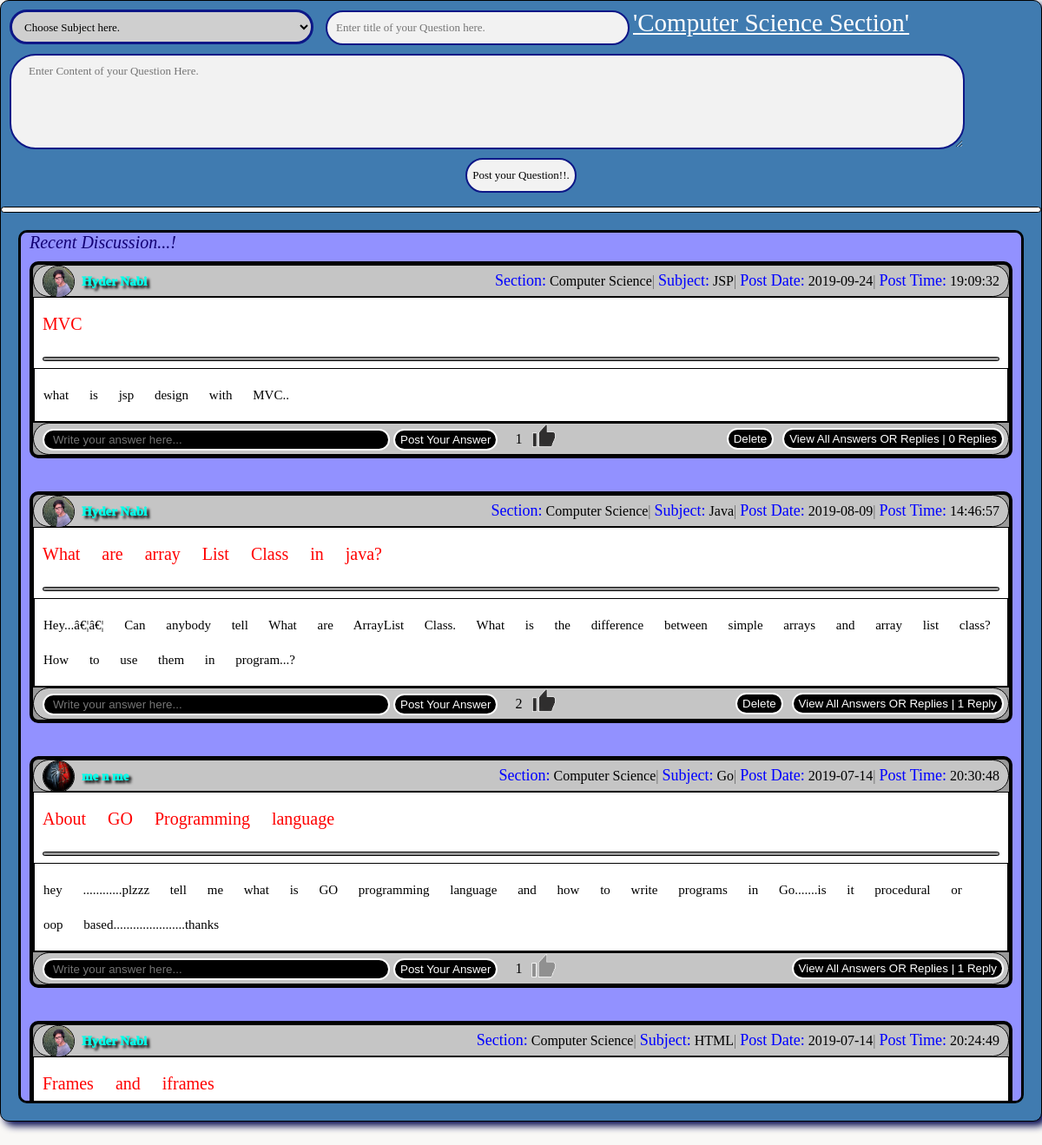
The page /Func/computer.php (signed in) on the database its author committed.
### tables this page shows
CREATE TABLE `computerposts` (
  `id` int(11) NOT NULL,
  `user_id` int(11) NOT NULL,
  `topic_id` int(11) NOT NULL,
  `title` varchar(500) NOT NULL,
  `content` varchar(2000) NOT NULL,
  `date` date NOT NULL,
  `time` time NOT NULL,
  `upvote` int(11) NOT NULL DEFAULT 0
);

CREATE TABLE `media` (
  `media_id` int(11) NOT NULL,
  `user_id` int(11) NOT NULL,
  `profilepic` text NOT NULL,
  `backgrnd` varchar(1000) NOT NULL DEFAULT 'a.jpg',
  `caption` varchar(60) NOT NULL DEFAULT 'A picture is worth,more than thousand words.'
);

CREATE TABLE `user` (
  `user_id` int(11) NOT NULL,
  `fname` varchar(100) NOT NULL,
  `lname` varchar(100) NOT NULL,
  `cnumber` varchar(10) NOT NULL,
  `password` varchar(50) NOT NULL,
  `email` varchar(50) NOT NULL,
  `gender` text NOT NULL,
  `field` text NOT NULL,
  `date` date NOT NULL,
  `time` time NOT NULL,
  `login_date` date NOT NULL,
  `login_time` time NOT NULL
);

CREATE TABLE `computertopic` (
  `id` int(11) NOT NULL,
  `topic_name` varchar(100) NOT NULL
);

### Func/contentfunc.php (the view, shortened to what this page needs)
<?php
  $key = $_SESSION['key'];
  $pas = $_SESSION['pass'];
function GetId()
{
	global $mycon;
	global $key;
	global $pas;
	$getName = "SELECT * FROM user WHERE cnumber = '".$key."' AND password = '".$pas."' limit 1 ";
	$run_getName = mysqli_query($mycon, $getName);
	if($run_getName)
	{
		$name_array = mysqli_fetch_array($run_getName, MYSQLI_ASSOC);
		$user_id = $name_array['user_id'];
		return $user_id;
	}
}
function dislayPosts($tableName,$Topictable,$sec)
{
	   if($tableName == "computerposts")
		{
			$pageloc = "computer.php";
			$commentTableName ="computercomments";
			$upvoteTableName = "computerupvote";
		}elseif($tableName == "scienceposts")
		{
			$pageloc = "science.php";
			$commentTableName = "sciencecomments";
			$upvoteTableName = "scienceupvote";
		}elseif($tableName == "islamicposts")
		{
			$pageloc = "islamic.php";
			$commentTableName = "islamiccomments";
			$upvoteTableName = "islamicupvote";
		}
		elseif($tableName == "artsposts")
		{
			$pageloc = "arts.php";
			$commentTableName = "artscomments";
			$upvoteTableName = "artsupvote";
		}elseif($tableName == "otherposts")
		{
			$pageloc = "other.php";
			$commentTableName = "othercomments";
			$upvoteTableName = "otherupvote";
		}elseif($tableName == "generalposts")
		{
			$pageloc = "general.php";
			$commentTableName = "generalcomments";
			$upvoteTableName = "generalupvote";
		}
	global $mycon;
	$offset = 0;
    $page_result = 8;
    $page_value = 1;
	if(isset($_GET['mypost_id']))
	{
			$idden = GetId();
			$getposts = "SELECT * FROM $tableName WHERE user_id = '".$idden."' order by 1 DESC limit $offset, $page_result ";
	} else{
	   $getposts = "SELECT * FROM $tableName order by 1 DESC limit $offset, $page_result ";
	}
	$run_getposts= mysqli_query($mycon, $getposts);
	if($run_getposts)
	{
		if(mysqli_num_rows($run_getposts)>0)
		{
		  while($posts_array = mysqli_fetch_array($run_getposts, MYSQLI_ASSOC))
		   {
		$post_id = $posts_array['id'];
		$user_id = $posts_array['user_id'];
		$topic_id = $posts_array['topic_id'];
		$title = $posts_array['title'];
		$content = $posts_array['content'];
		$date = $posts_array['date'];
		$time = $posts_array['time'];
		$getName = "SELECT * FROM user WHERE user_id = '".$user_id."' limit 1 ";
	      $run_getName = mysqli_query($mycon, $getName);
	     if($run_getName)
	      {
		$name_array = mysqli_fetch_array($run_getName, MYSQLI_ASSOC);
		$fname = $name_array['fname'];
		$lname = $name_array['lname'];
	     }
	$getmedia = "SELECT * FROM media WHERE user_id = '".$user_id."' limit 1";
	$run_getmedia = mysqli_query($mycon, $getmedia);
	if($run_getmedia)
	{
		$media_array = mysqli_fetch_array($run_getmedia, MYSQLI_ASSOC);
		$profilepic = $media_array['profilepic'];
		$source= 'src = "profle/uploads/'.$profilepic.'"';
	}
	$getTopic = "SELECT * FROM $Topictable WHERE id = '".$topic_id."'";
	$run_getTopic = mysqli_query($mycon, $getTopic);
	if($run_getTopic)
	{
	$topic_name_array = mysqli_fetch_array($run_getTopic, MYSQLI_ASSOC);
		$top_name = $topic_name_array['topic_name'];
	}
	$userR_id = GetId();
		$countComment = "SELECT * FROM $commentTableName WHERE post_id = '".$post_id."'";
	$run_countComment = mysqli_query($mycon, $countComment);
	if($run_countComment)
	{
	$count = mysqli_num_rows($run_countComment);
	  if($count==1)
	  {
		  $rep = "Reply";
	  } else{
		  $rep = "Replies";
	  }
	}
	if($user_id == GetId())
	{
		$delete = "<a href='components/delete.php?post_id=$post_id&postTableName=$tableName'><button id='replies_button'>Delete</button></a>";
	} else
	{
		$delete = NULL;
	}
	$user_upvote_id = GetId();
	 $Check_vote = "SELECT * FROM $upvoteTableName WHERE post_id = '".$post_id."' AND user_id = '".$user_upvote_id."'";
	 $run_Check_vote = mysqli_query($mycon, $Check_vote);
	if($run_Check_vote)
	{
		$count_vote_user = mysqli_num_rows($run_Check_vote);
		$count_vote = "SELECT upvote FROM $tableName WHERE id='".$post_id."'";
	   $run_count_vote = mysqli_query($mycon, $count_vote);
	     if($run_count_vote)
	      {
		  $vote_count = mysqli_fetch_array($run_count_vote, MYSQLI_ASSOC);
		  $votes = $vote_count['upvote'];
		  }
	  if($count_vote_user==1)
	  {
		  $but = "<a id='upndownvote' href='computer.php?uv=3040&post_upvote=$post_id&tableName=$tableName&upvoteTableName=$upvoteTableName&loc=$pageloc&pagno=$page_value'><img id='im' height='30' width='30' src='../Graphics/downvote.png' /><span id = 'vote'>$votes</span></a>";
	  }
	  else{
	     $but = "<a id='upndownvote' href='computer.php?uv=1724&post_upvote=$post_id&tableName=$tableName&upvoteTableName=$upvoteTableName&loc=$pageloc&pagno=$page_value'><img id='im' height='30' width='30' src='../Graphics/upvote.png' /><span id = 'vote'>$votes</span></a>";
	  }
	}
		echo "<div id='post_display'>
								   <div id='post_heading_container'>
								            <img id='post_profile' $source>
											  &nbsp;
											<a href='profle/profile.php?userID=$user_id' style='text-decoration: none;'>
							                        <text id='post_text'>
                                                             $fname"." "."$lname
                                                      </text>
							               </a>
										   <div id='date_and_time'>
										    <font id='__date_style'>Section:</font> <font id='__time_style'>$sec</font>|
										   <font id='__date_style'>Subject:</font> <font id='__time_style'>$top_name</font>|
										   <font id='__date_style'>Post Date:</font> <font id='__time_style'> $date</font>|
										   <font id='__date_style'>Post Time:</font> <font id='__time_style'>$time</font>
										   </div>
							       </div>
								    <div id='content_of_posts'>
										             <div id='post_display_title'>
													   $title
													 </div>
													 <hr id='sseperator'>
													 <div id='post_display_content'>
													 $content<br/>
													 </div>
									 </div>
									 <div id='post_footer'>
									               <form style='float: left ; ' action='computer.php?p_id=$post_id&u_id=$userR_id&comtabName=$commentTableName&pagno=$page_value' method='POST'>
									                      <input id='comment' type='text' name='answer' placeholder='Write your answer here...' required='required'>
											              <input id='comment_submit' type='submit' name='answerq' value='Post Your Answer'>
									               </form>
												   $but
										           <a href='components/comments.php?po_id=$post_id&tableNAME=$tableName&sec=$sec&topic=$top_name'><button id='replies_button'> View All Answers OR Replies | $count"." $rep</button></a>
												   $delete
									</div>
                                </div> <br>";
		     }
		}
		  else
		  {
			  echo'<center><br/><font style="color: white; font-size: 40px;">There is no any THREAD in this section yet... .Try adding some THREADS above... .</font></center>';
	      }
	}
}
?>

### Styles/content.css (style rules this page uses)
body { color: #666666; background-color: #f9f8f6; font-family: Yu Gothic UI Semibold; margin: 0px; }

### Styles/displayposts.css (style rules this page uses)
#post_display { border: solid 4px #000000; border-radius: 10px; background-color: #999999; margin: 10px; }
#post_heading_container { background-color: #c5c5c5; border: solid 1px #000000; padding-left: 10px; height: 35px; line-height: 35px; border-radius: 125px; }
#post_footer { background-color: #c5c5c5; border: solid 1px #000000; height: 35px; line-height: 35px; border-radius: 125px; }
#post_profile { height: 35px; width: 35px; border-radius: 125px; border: solid 1px #000000; float: left; }
#post_text { font-family: Lucida Console; font-size: 15px; color: #00ffe9; text-shadow: 3px 3px 3px #000000; font-weight: 1000; font-style: bold ; }
#date_and_time { float: right; height: 35px; line-height: 35px; padding-right: 10px; }
#__date_style { color: blue; font-style: bold; font-size: 18px; }
#__time_style { font-family: Lucida Console; color: #000000; font-style: bold; }
#content_of_posts { background-color: #ffffff; border: solid 1px #000000; }
#post_display_title { line-height: 40px; padding: 10px; font-size: 20px; font-family: Eras Bold ITC; color: red; word-wrap: break-word; word-spacing: 20px; }
#sseperator { height: 3px; margin-left: 10px; margin-right: 10px; background-color: #999999; border: solid 1px #000000; border-radius: 12px; }
#post_display_content { padding: 10px; font-size: 15px; word-wrap: break-word; word-spacing: 20px; line-height: 40px; color: #000000; border: solid 1px #000000; }
#comment { margin-left: 10px; height: 25px; border: solid 2px #ffffff; border-radius: 125px; padding-left: 10px; width: 400px; color: #ffffff; background-color: #000000; }
#comment_submit { height: 25px; border: solid 2px #ffffff; border-radius: 125px; background-color :#000000; color: #ffffff; }
#replies_button { float: right; border: solid 2px #ffffff; background-color: #000000; color: #ffffff; height: 25px; margin: 5px; text-align: center; border-radius: 125px; }
#upndownvote { margin-left: 10px; }
#vote { margin-left: 20px; float: left; color: black; }

### rows shown on the page
computerposts: media.profilepic (picture), user.fname "Hyder", user.lname "Nabi", computertopic.topic_name "JSP", date "2019-09-24", time "19:09:32", title "MVC", content "what is jsp design with MVC..", upvote "1", count "0", rep "Replies"
computerposts: media.profilepic (picture), user.fname "Hyder", user.lname "Nabi", computertopic.topic_name "Java", date "2019-08-09", time "14:46:57", title "What are array List Class in java?", content "Hey...â€¦â€¦ Can anybody tell What are ArrayList Class. What is the difference between simple arrays and array list class? How to use them in program...?", upvote "2", count "1", rep "Reply"
computerposts: media.profilepic (picture), user.fname "me", user.lname "n me", computertopic.topic_name "Go", date "2019-07-14", time "20:30:48", title "About GO Programming language", content "hey ............plzzz tell me what is GO programming language and how to write programs in Go.......is it procedural or oop based......................thanks", upvote "1", count "1", rep "Reply"
computerposts: media.profilepic (picture), user.fname "Hyder", user.lname "Nabi", computertopic.topic_name "HTML", date "2019-07-14", time "20:24:49", title "Frames and iframes"
